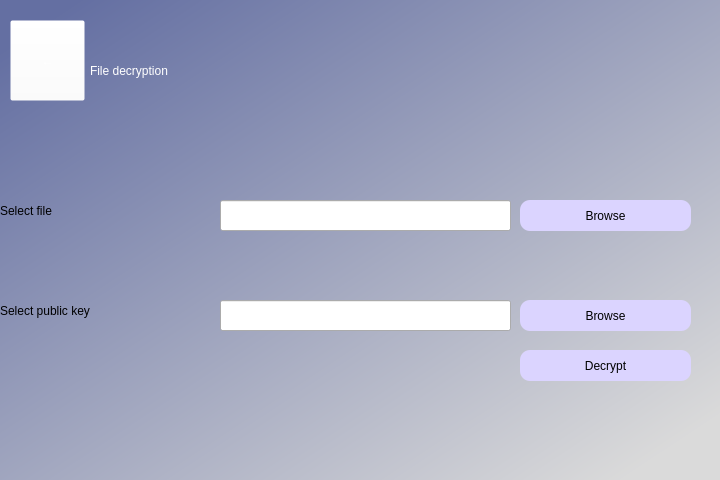
<?xml version="1.0" encoding="UTF-8"?>
<ui version="4.0">
 <class>Dialog</class>
 <widget class="QDialog" name="Dialog">
  <property name="geometry">
   <rect>
    <x>0</x>
    <y>0</y>
    <width>720</width>
    <height>480</height>
   </rect>
  </property>
  <property name="windowTitle">
   <string>File Encrypter/Decrypter</string>
  </property>
  <widget class="QWidget" name="widget" native="true">
   <property name="geometry">
    <rect>
     <x>0</x>
     <y>0</y>
     <width>721</width>
     <height>481</height>
    </rect>
   </property>
   <property name="styleSheet">
    <string notr="true">QWidget#widget{
background-color:qlineargradient(spread:pad, x1:0.051, y1:0.0568182, x2:0.926136, y2:0.938, stop:0 rgba(100, 111, 162, 255), stop:1 rgba(218, 218, 218, 255))}</string>
   </property>
   <widget class="QLabel" name="label">
    <property name="geometry">
     <rect>
      <x>90</x>
      <y>0</y>
      <width>461</width>
      <height>141</height>
     </rect>
    </property>
    <property name="styleSheet">
     <string notr="true">color: rgb(255, 255, 255);
font: 46pt &quot;MS Shell Dlg 2&quot;;</string>
    </property>
    <property name="text">
     <string>File decryption</string>
    </property>
   </widget>
   <widget class="QLabel" name="label_2">
    <property name="geometry">
     <rect>
      <x>0</x>
      <y>170</y>
      <width>141</width>
      <height>81</height>
     </rect>
    </property>
    <property name="styleSheet">
     <string notr="true">font: 22pt &quot;MS Shell Dlg 2&quot;;
color:rgb(0, 0, 0);</string>
    </property>
    <property name="text">
     <string>Select file</string>
    </property>
   </widget>
   <widget class="QLabel" name="label_3">
    <property name="geometry">
     <rect>
      <x>0</x>
      <y>270</y>
      <width>241</width>
      <height>81</height>
     </rect>
    </property>
    <property name="styleSheet">
     <string notr="true">color:rgb(0, 0, 0);
font: 22pt &quot;MS Shell Dlg 2&quot;;</string>
    </property>
    <property name="text">
     <string>Select public key</string>
    </property>
   </widget>
   <widget class="QPushButton" name="file_button">
    <property name="geometry">
     <rect>
      <x>520</x>
      <y>200</y>
      <width>171</width>
      <height>31</height>
     </rect>
    </property>
    <property name="styleSheet">
     <string notr="true">border-radius:10px;
background-color: rgb(219, 212, 255);
font: 16pt &quot;MS Shell Dlg 2&quot;;</string>
    </property>
    <property name="text">
     <string>Browse</string>
    </property>
   </widget>
   <widget class="QPushButton" name="key_button">
    <property name="geometry">
     <rect>
      <x>520</x>
      <y>300</y>
      <width>171</width>
      <height>31</height>
     </rect>
    </property>
    <property name="styleSheet">
     <string notr="true">border-radius:10px;
font: 16pt &quot;MS Shell Dlg 2&quot;;
background-color: rgb(219, 212, 255);</string>
    </property>
    <property name="text">
     <string>Browse</string>
    </property>
   </widget>
   <widget class="QLineEdit" name="key_line">
    <property name="geometry">
     <rect>
      <x>220</x>
      <y>300</y>
      <width>291</width>
      <height>31</height>
     </rect>
    </property>
   </widget>
   <widget class="QLineEdit" name="file_line">
    <property name="geometry">
     <rect>
      <x>220</x>
      <y>200</y>
      <width>291</width>
      <height>31</height>
     </rect>
    </property>
   </widget>
   <widget class="QPushButton" name="submit_button">
    <property name="geometry">
     <rect>
      <x>520</x>
      <y>350</y>
      <width>171</width>
      <height>31</height>
     </rect>
    </property>
    <property name="styleSheet">
     <string notr="true">border-radius:10px;
font: 16pt &quot;MS Shell Dlg 2&quot;;
background-color: rgb(219, 212, 255);</string>
    </property>
    <property name="text">
     <string>Decrypt</string>
    </property>
   </widget>
   <widget class="QPushButton" name="arrow_button">
    <property name="geometry">
     <rect>
      <x>10</x>
      <y>20</y>
      <width>75</width>
      <height>81</height>
     </rect>
    </property>
    <property name="styleSheet">
     <string notr="true">font: 48pt &quot;MS Shell Dlg 2&quot;;
background-color: rgba(255, 255, 255, 0);
color: rgb(255, 255, 255);</string>
    </property>
    <property name="text">
     <string>←</string>
    </property>
   </widget>
   <widget class="QLabel" name="error">
    <property name="geometry">
     <rect>
      <x>220</x>
      <y>160</y>
      <width>291</width>
      <height>31</height>
     </rect>
    </property>
    <property name="styleSheet">
     <string notr="true">color:rgb(165, 0, 0);
font: 14pt &quot;MS Shell Dlg 2&quot;;</string>
    </property>
    <property name="text">
     <string/>
    </property>
   </widget>
  </widget>
 </widget>
 <resources/>
 <connections/>
</ui>
